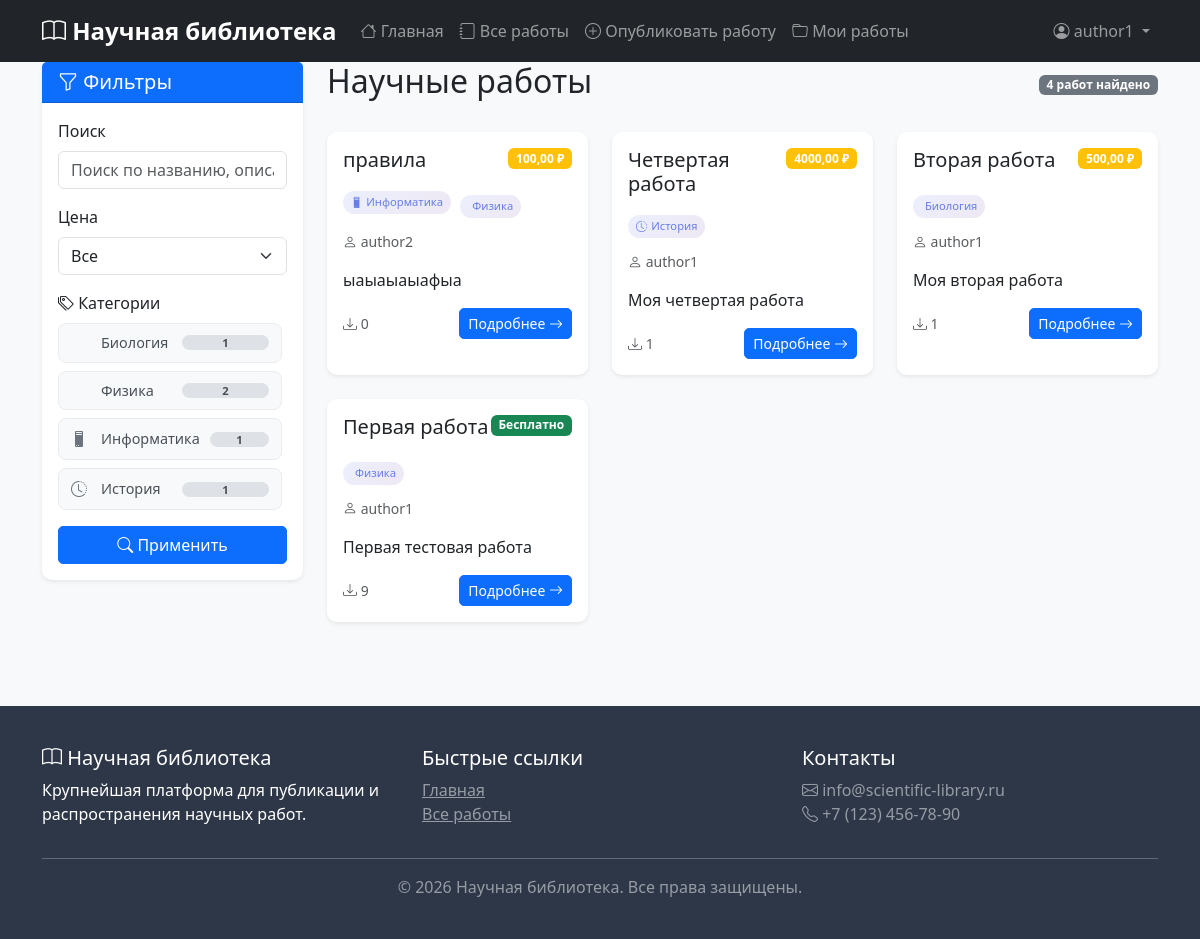
Screenshot of /works/ (signed in) with the database file from the repository.
### accounts/models.py (models this page shows, shortened)
class User(AbstractUser):
    ROLE_CHOICES = [
        ('user', 'Пользователь'),
        ('author', 'Автор'),
        ('moderator', 'Модератор'),
        ('admin', 'Администратор'),
    ]
    role = models.CharField(max_length=20, choices=ROLE_CHOICES, default='user')
    email = models.EmailField(unique=True)
    def can_publish(self):
        return self.role in ['author', 'moderator', 'admin']
    def is_moderator(self):
        return self.role in ['moderator', 'admin']

### works/models.py (models this page shows, shortened)
class Category(models.Model):
    name = models.CharField(max_length=100, unique=True, verbose_name="Название категории")
    slug = models.SlugField(max_length=100, unique=True, verbose_name="URL-метка")
    description = models.TextField(blank=True, verbose_name="Описание категории")
    icon = models.CharField(max_length=50, blank=True, help_text="Иконка из Bootstrap Icons", verbose_name="Иконка")
    created_at = models.DateTimeField(auto_now_add=True, null=True)
    class Meta:
        verbose_name = "Категория"
        verbose_name_plural = "Категории"
        ordering = ['name']

class Work(models.Model):
    STATUS_CHOICES = [
        ('pending', 'На модерации'),
        ('approved', 'Одобрено'),
        ('rejected', 'Отклонено'),
    ]
    title = models.CharField(max_length=200, verbose_name="Название")
    description = models.TextField(verbose_name="Описание")
    author = models.ForeignKey(
        settings.AUTH_USER_MODEL,
        on_delete=models.CASCADE,
        related_name='works',
        verbose_name="Автор"
    )
    categories = models.ManyToManyField(
        Category,
        related_name='works',
        blank=True,
        verbose_name="Категории"
    )
    file = models.FileField(upload_to='works/%Y/%m/%d/', verbose_name="Файл работы", null=True, blank=True)
    price = models.DecimalField(max_digits=10, decimal_places=2, default=0, verbose_name="Цена")
    moderation_status = models.CharField(max_length=20, choices=STATUS_CHOICES, default='pending')
    moderation_comment = models.TextField(blank=True)
    created_at = models.DateTimeField(auto_now_add=True)
    updated_at = models.DateTimeField(auto_now=True)
    published_at = models.DateTimeField(null=True, blank=True)
    downloads_count = models.PositiveIntegerField(default=0)
    class Meta:
        ordering = ['-created_at']
        verbose_name = "Работа"
        verbose_name_plural = "Работы"
    def is_free(self):
        return self.price == 0

### works/views.py (the view)
# urls.py: path('', views.work_list, name='work_list'),
def work_list(request):
    works = Work.objects.filter(moderation_status='approved')
    form = WorkFilterForm(request.GET)
    if form.is_valid():
        search_query = form.cleaned_data.get('search')
        if search_query:
            works = works.filter(
                Q(title__icontains=search_query) |
                Q(description__icontains=search_query) |
                Q(author__username__icontains=search_query)
            )
        price_filter = form.cleaned_data.get('price')
        if price_filter == 'free':
            works = works.filter(price=0)
        elif price_filter == 'paid':
            works = works.filter(price__gt=0)
        categories = form.cleaned_data.get('categories')
        if categories:
            works = works.filter(categories__in=categories).distinct()
    paginator = Paginator(works, 12)
    page_number = request.GET.get('page')
    page_obj = paginator.get_page(page_number)
    all_categories = Category.objects.annotate(
        works_count=Count('works', filter=Q(works__moderation_status='approved'))
    ).filter(works_count__gt=0)
    selected_categories = request.GET.getlist('categories')
    context = {
        'works': page_obj,
        'form': form,
        'categories': all_categories,
        'selected_categories': [int(c) for c in selected_categories if c.isdigit()],
        'search_query': form.cleaned_data.get('search', '') if form.is_valid() else '',
        'price_filter': form.cleaned_data.get('price', '') if form.is_valid() else '',
    }
    return render(request, 'works/work_list.html', context)

### works/forms.py
class WorkFilterForm(forms.Form):
    search = forms.CharField(
        required=False,
        widget=forms.TextInput(attrs={
            'class': 'form-control',
            'placeholder': 'Поиск по названию, описанию или автору...'
        })
    )
    price = forms.ChoiceField(
        required=False,
        choices=[('', 'Все'), ('free', 'Бесплатные'), ('paid', 'Платные')],
        widget=forms.Select(attrs={'class': 'form-select'})
    )
    categories = forms.ModelMultipleChoiceField(
        queryset=Category.objects.all(),
        required=False,
        widget=forms.CheckboxSelectMultiple(attrs={'class': 'category-filter-group'})
    )

### templates/works/work_list.html (shortened to what this page needs)
{% extends 'base.html' %}
{% load static %}
{% block content %}
<div class="container">
    <div class="row">
        <div class="col-md-3 mb-4">
            <div class="card border-0 shadow-sm sidebar-card">
                <div class="card-header bg-primary text-white">
                    <h5 class="mb-0"><i class="bi bi-funnel"></i> Фильтры</h5>
                </div>
                <div class="card-body">
                    <form method="get" id="filter-form">
                        <div class="mb-3">
                            <label class="form-label">Поиск</label>
                            {{ form.search }}
                        </div>
                        <div class="mb-3">
                            <label class="form-label">Цена</label>
                            {{ form.price }}
                        </div>
                        <div class="mb-3">
                            <label class="form-label">
                                <i class="bi bi-tags"></i> Категории
                            </label>
                            <div class="categories-filter-list">
                                {% for category in categories %}
                                    <label class="category-filter-item">
                                        <div class="category-filter-content">
                                            <i class="bi {{ category.icon|default:'bi-tag' }}"></i>
                                            <span>{{ category.name }}</span>
                                            <span class="badge">{{ category.works_count }}</span>
                                        </div>
                                    </label>
                                {% endfor %}
                            </div>
                        </div>
                        <button type="submit" class="btn btn-primary w-100">
                            <i class="bi bi-search"></i> Применить
                        </button>
                    </form>
                </div>
            </div>
        </div>
        <div class="col-md-9">
            <div class="d-flex justify-content-between align-items-center mb-4">
                <h2>Научные работы</h2>
                <span class="badge bg-secondary">{{ works.paginator.count }} работ найдено</span>
            </div>
            <div class="row">
                {% for work in works %}
                    <div class="col-md-6 col-lg-4 mb-4">
                        <div class="card h-100 border-0 shadow-sm card-hover">
                            <div class="card-body">
                                <div class="d-flex justify-content-between align-items-start mb-2">
                                    <h5 class="card-title">{{ work.title|truncatewords:6 }}</h5>
                                    {% if work.is_free %}
                                        <span class="badge bg-success">Бесплатно</span>
                                    {% else %}
                                        <span class="badge bg-warning">{{ work.price }} ₽</span>
                                    {% endif %}
                                </div>
                                {% if work.categories.all %}
                                    <div class="mb-2">
                                        {% for category in work.categories.all|slice:":2" %}
                                            <span class="category-chip">
                                                <i class="bi {{ category.icon|default:'bi-tag' }}"></i>
                                                {{ category.name }}
                                            </span>
                                        {% endfor %}
                                    </div>
                                {% endif %}
                                <p class="card-text text-muted small">
                                    <i class="bi bi-person"></i> {{ work.author.username }}
                                </p>
                                <p class="card-text">{{ work.description|truncatewords:15 }}</p>
                                <div class="d-flex justify-content-between align-items-center mt-3">
                                    <small class="text-muted">
                                        <i class="bi bi-download"></i> {{ work.downloads_count }}
                                    </small>
                                    <a href="{% url 'works:work_detail' work.id %}" class="btn btn-sm btn-primary">
                                        Подробнее <i class="bi bi-arrow-right"></i>
                                    </a>
                                </div>
                            </div>
                        </div>
                    </div>
                {% endfor %}
            </div>
        </div>
    </div>
</div>
{% endblock %}

### templates/base.html (shortened to what this page needs)
<!DOCTYPE html>
<html lang="ru">
<head>
    <link href="https://cdn.jsdelivr.net/npm/bootstrap@5.3.0/dist/css/bootstrap.min.css" rel="stylesheet">
    <link rel="stylesheet" href="https://cdn.jsdelivr.net/npm/bootstrap-icons@1.11.0/font/bootstrap-icons.css">
    {% load static %}
    <link href="{% static 'css/custom.css' %}" rel="stylesheet">
</head>
<body>
    <nav class="navbar navbar-expand-lg navbar-dark bg-dark sticky-top">
        <div class="container">
            <a class="navbar-brand" href="{% url 'index' %}">
                <i class="bi bi-book"></i> Научная библиотека
            </a>
            <div class="collapse navbar-collapse" id="navbarNav">
                <ul class="navbar-nav me-auto">
                    <li class="nav-item">
                        <a class="nav-link" href="{% url 'index' %}">
                            <i class="bi bi-house"></i> Главная
                        </a>
                    </li>
                    <li class="nav-item">
                        <a class="nav-link" href="{% url 'works:work_list' %}">
                            <i class="bi bi-journal"></i> Все работы
                        </a>
                    </li>
                    {% if user.is_authenticated %}
                        {% if user.can_publish %}
                        <li class="nav-item">
                            <a class="nav-link" href="{% url 'works:work_create' %}">
                                <i class="bi bi-plus-circle"></i> Опубликовать работу
                            </a>
                        </li>
                        {% endif %}
                        <li class="nav-item">
                            <a class="nav-link" href="{% url 'works:my_works' %}">
                                <i class="bi bi-folder"></i> Мои работы
                            </a>
                        </li>
                    {% endif %}
                </ul>
                <ul class="navbar-nav">
                    {% if user.is_authenticated %}
                        <li class="nav-item dropdown">
                            <a class="nav-link dropdown-toggle" href="#" id="userDropdown" role="button" data-bs-toggle="dropdown">
                                <i class="bi bi-person-circle"></i> {{ user.username }}
                            </a>
                        </li>
                    {% endif %}
                </ul>
            </div>
        </div>
    </nav>
    <main>
        {% block content %}
        {% endblock %}
    </main>
    <footer class="footer">
        <div class="container">
            <div class="row">
                <div class="col-md-4">
                    <h5><i class="bi bi-book"></i> Научная библиотека</h5>
                    <p>Крупнейшая платформа для публикации и распространения научных работ.</p>
                </div>
                <div class="col-md-4">
                    <h5>Быстрые ссылки</h5>
                    <ul class="list-unstyled">
                        <li><a href="{% url 'index' %}" class="text-white-50">Главная</a></li>
                        <li><a href="{% url 'works:work_list' %}" class="text-white-50">Все работы</a></li>
                    </ul>
                </div>
                <div class="col-md-4">
                    <h5>Контакты</h5>
                    <p class="text-white-50">
                        <i class="bi bi-envelope"></i> info@scientific-library.ru<br>
                        <i class="bi bi-telephone"></i> +7 (123) 456-78-90
                    </p>
                </div>
            </div>
            <hr class="bg-light">
            <div class="text-center">
                <p class="text-white-50 mb-0">&copy; 2026 Научная библиотека. Все права защищены.</p>
            </div>
        </div>
    </footer>
</body>
</html>

### static/css/custom.css (style rules this page uses)
body { font-family: 'Segoe UI', Tahoma, Geneva, Verdana, sans-serif; background-color: #f8f9fa; }
.card { border-radius: 10px; transition: all 0.3s ease; }
.btn { border-radius: 5px; transition: all 0.3s ease; }
.card { animation: fadeIn 0.5s ease; }

### templates/base.html (style rules this page uses)
.navbar-brand { font-weight: bold; font-size: 1.5rem; }
.card-hover { transition: transform 0.3s ease, box-shadow 0.3s ease; }
.footer { background-color: #2d3748; color: white; padding: 40px 0; margin-top: 60px; }
.sidebar-card { position: sticky; top: 20px; }

### templates/works/work_list.html (style rules this page uses)
.categories-filter-list { display: flex; flex-direction: column; gap: 8px; max-height: 300px; overflow-y: auto; padding-right: 5px; }
.category-filter-item { cursor: pointer; transition: all 0.2s ease; }
.category-filter-content { display: flex; align-items: center; gap: 10px; padding: 8px 12px; background: #f8f9fa; border: 1px solid #e9ecef; border-radius: 8px; transition: all 0.2s ease; }
.category-filter-content i { font-size: 1rem; color: #6c757d; width: 20px; }
.category-filter-content span { flex: 1; font-size: 0.9rem; color: #495057; }
.category-filter-content .badge { background: #dee2e6; color: #495057; padding: 2px 8px; border-radius: 20px; font-size: 0.7rem; }
.category-chip { display: inline-flex; align-items: center; gap: 4px; padding: 3px 8px; background: linear-gradient(135deg, #667eea20 0%, #764ba220 100%); color: #667eea; border-radius: 12px; font-size: 0.7rem; font-weight: 500; margin-right: 5px; margin-bottom: 5px; }
.category-chip i { font-size: 0.7rem; }
.card-hover { transition: transform 0.3s ease, box-shadow 0.3s ease; }

### rows the page displays
User: username "author1"
Category: name "Биология", works_count "1"
Category: name "Физика", works_count "2"
Category: name "Информатика", works_count "1"
Category: name "История", works_count "1"
Work: title "правила", price "100,00", author.username "author2", description "ыаыаыаыафыа", downloads_count "0"
Work: title "Четвертая работа", price "4000,00", author.username "author1", description "Моя четвертая работа", downloads_count "1"
Work: title "Вторая работа", price "500,00", author.username "author1", description "Моя вторая работа", downloads_count "1"
Work: title "Первая работа", price "Бесплатно", author.username "author1", description "Первая тестовая работа", downloads_count "9"

### other values shown
{{ works.paginator.count }} "4"
